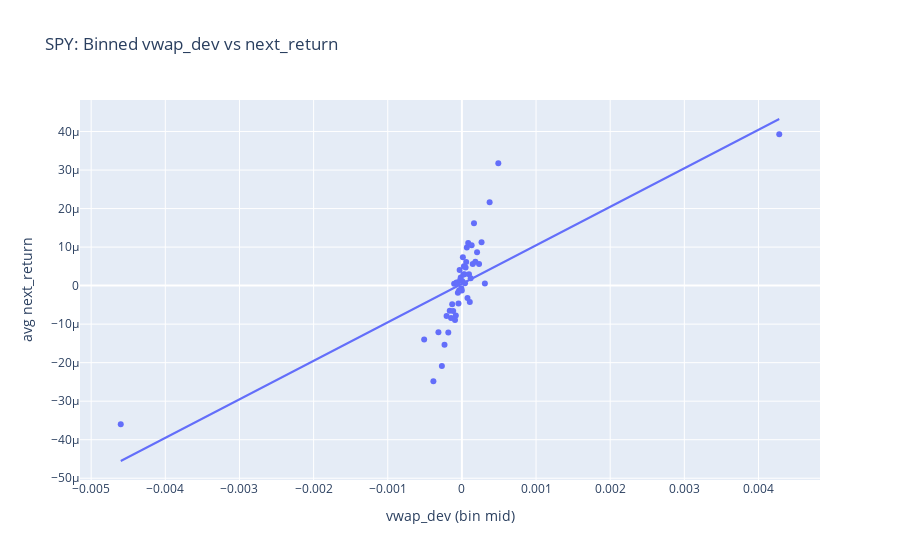

The notebook cell saved with this chart:
### Code cell
fit_vwap, ct_vwap = run_ols_hac(
    y = df["next_return"],
    X = df[["vwap_dev"]],
    lags = 10
)
pretty_print(ct_vwap, f"{sym0}: next_return ~ vwap_dev  (HAC)")

# binned scatter
bins = pd.qcut(df["vwap_dev"], q=50, duplicates="drop")
grp  = df.groupby(bins)["next_return"].mean().reset_index()
grp["dev_mid"] = grp["vwap_dev"].apply(lambda x: 0.5*(x.left+x.right))

fig = px.scatter(grp, x="dev_mid", y="next_return",
                 trendline="ols",
                 title=f"{sym0}: Binned vwap_dev vs next_return")
fig.update_layout(xaxis_title="vwap_dev (bin mid)", yaxis_title="avg next_return")
fig.show()

### Figure 1 — Plotly figure (JSON) as saved in the notebook; plotly's stock layout.template omitted (floating-point values rounded to 4 significant figures)
{"data": [{"hovertemplate": "dev_mid=%{x}<br>next_return=%{y}<extra></extra>", "legendgroup": "", "marker": {"color": "#636efa", "symbol": "circle"}, "mode": "markers", "name": "", "orientation": "v", "showlegend": false, "type": "scatter", "x": [-0.004601, -0.000509, -0.0003845, -0.0003165, -0.00027, -0.0002345, -0.0002065, -0.0001835, -0.000164, -0.0001465, -0.000131, -0.0001175, -0.0001047, -9.295e-05, -8.23e-05, -7.25e-05, -6.33e-05, -5.45e-05, -4.615e-05, -3.815e-05, -3.035e-05, -2.285e-05, -1.55e-05, -8.26e-06, -1.17e-06, 5.945e-06, 1.305e-05, 2.01e-05, 2.715e-05, 3.455e-05, 4.22e-05, 4.995e-05, 5.8e-05, 6.645e-05, 7.545e-05, 8.51e-05, 9.555e-05, 0.0001065, 0.0001185, 0.0001315, 0.000146, 0.000163, 0.000182, 0.0002045, 0.0002315, 0.000265, 0.00031, 0.000374, 0.000491, 0.00428], "xaxis": "x", "y": [-3.6e-05, -1.401e-05, -2.485e-05, -1.212e-05, -2.088e-05, -1.536e-05, -7.875e-06, -1.218e-05, -6.528e-06, -8.378e-06, -4.819e-06, -6.616e-06, 4.817e-07, -8.903e-06, -7.781e-06, 8.225e-07, 7.236e-07, -1.821e-06, -4.612e-06, -1.266e-06, 4.035e-06, 1.441e-06, 2.111e-06, -7.007e-07, -1.239e-06, 1.122e-06, 7.388e-06, 2.873e-06, 5.059e-06, 2.97e-06, 6.415e-07, 4.695e-06, 6.131e-06, 9.926e-06, -3.211e-06, 1.106e-05, 2.923e-06, -4.284e-06, 1.892e-06, 1.046e-05, 5.626e-06, 1.619e-05, 6.208e-06, 8.687e-06, 5.623e-06, 1.123e-05, 5.427e-07, 2.165e-05, 3.175e-05, 3.93e-05], "yaxis": "y"}, {"hovertemplate": "<b>OLS trendline</b><br>next_return = 0.00999696 * dev_mid + 4.66882e-07<br>R<sup>2</sup>=0.539350<br><br>dev_mid=%{x}<br>next_return=%{y} <b>(trend)</b><extra></extra>", "legendgroup": "", "marker": {"color": "#636efa", "symbol": "circle"}, "mode": "lines", "name": "", "showlegend": false, "type": "scatter", "x": [-0.004601, -0.000509, -0.0003845, -0.0003165, -0.00027, -0.0002345, -0.0002065, -0.0001835, -0.000164, -0.0001465, -0.000131, -0.0001175, -0.0001047, -9.295e-05, -8.23e-05, -7.25e-05, -6.33e-05, -5.45e-05, -4.615e-05, -3.815e-05, -3.035e-05, -2.285e-05, -1.55e-05, -8.26e-06, -1.17e-06, 5.945e-06, 1.305e-05, 2.01e-05, 2.715e-05, 3.455e-05, 4.22e-05, 4.995e-05, 5.8e-05, 6.645e-05, 7.545e-05, 8.51e-05, 9.555e-05, 0.0001065, 0.0001185, 0.0001315, 0.000146, 0.000163, 0.000182, 0.0002045, 0.0002315, 0.000265, 0.00031, 0.000374, 0.000491, 0.00428], "xaxis": "x", "y": [-4.553e-05, -4.622e-06, -3.377e-06, -2.697e-06, -2.232e-06, -1.877e-06, -1.597e-06, -1.368e-06, -1.173e-06, -9.977e-07, -8.427e-07, -7.078e-07, -5.803e-07, -4.623e-07, -3.559e-07, -2.579e-07, -1.659e-07, -7.795e-08, 5.522e-09, 8.55e-08, 1.635e-07, 2.385e-07, 3.119e-07, 3.843e-07, 4.552e-07, 5.263e-07, 5.974e-07, 6.678e-07, 7.383e-07, 8.123e-07, 8.888e-07, 9.662e-07, 1.047e-06, 1.131e-06, 1.221e-06, 1.318e-06, 1.422e-06, 1.532e-06, 1.652e-06, 1.781e-06, 1.926e-06, 2.096e-06, 2.286e-06, 2.511e-06, 2.781e-06, 3.116e-06, 3.566e-06, 4.206e-06, 5.375e-06, 4.325e-05], "yaxis": "y"}], "layout": {"legend": {"tracegroupgap": 0}, "title": {"text": "SPY: Binned vwap_dev vs next_return"}, "xaxis": {"anchor": "y", "domain": [0, 1], "title": {"text": "vwap_dev (bin mid)"}}, "yaxis": {"anchor": "x", "domain": [0, 1], "title": {"text": "avg next_return"}}}}
